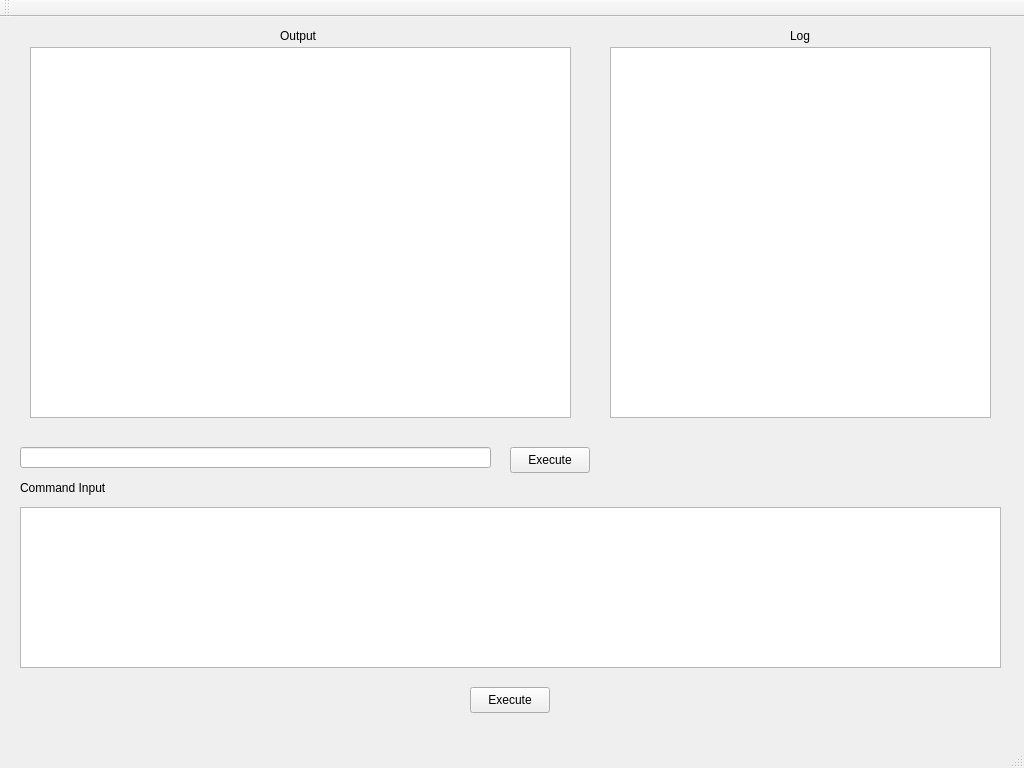
<?xml version="1.0" encoding="UTF-8"?>
<ui version="4.0">
 <class>MainWindow</class>
 <widget class="QMainWindow" name="MainWindow">
  <property name="geometry">
   <rect>
    <x>0</x>
    <y>0</y>
    <width>1024</width>
    <height>768</height>
   </rect>
  </property>
  <property name="minimumSize">
   <size>
    <width>1024</width>
    <height>768</height>
   </size>
  </property>
  <property name="maximumSize">
   <size>
    <width>1024</width>
    <height>768</height>
   </size>
  </property>
  <property name="windowTitle">
   <string>MainWindow</string>
  </property>
  <widget class="QWidget" name="centralWidget">
   <widget class="QTextEdit" name="textInput">
    <property name="geometry">
     <rect>
      <x>20</x>
      <y>490</y>
      <width>981</width>
      <height>161</height>
     </rect>
    </property>
   </widget>
   <widget class="QTextEdit" name="textOutput">
    <property name="geometry">
     <rect>
      <x>30</x>
      <y>30</y>
      <width>541</width>
      <height>371</height>
     </rect>
    </property>
    <property name="readOnly">
     <bool>true</bool>
    </property>
   </widget>
   <widget class="QTextEdit" name="textLog">
    <property name="geometry">
     <rect>
      <x>610</x>
      <y>30</y>
      <width>381</width>
      <height>371</height>
     </rect>
    </property>
    <property name="readOnly">
     <bool>true</bool>
    </property>
   </widget>
   <widget class="QLabel" name="labelOutput">
    <property name="geometry">
     <rect>
      <x>280</x>
      <y>10</y>
      <width>54</width>
      <height>18</height>
     </rect>
    </property>
    <property name="text">
     <string>Output</string>
    </property>
   </widget>
   <widget class="QLabel" name="labelLog">
    <property name="geometry">
     <rect>
      <x>790</x>
      <y>10</y>
      <width>54</width>
      <height>18</height>
     </rect>
    </property>
    <property name="text">
     <string>Log</string>
    </property>
   </widget>
   <widget class="QPushButton" name="exec">
    <property name="geometry">
     <rect>
      <x>470</x>
      <y>670</y>
      <width>80</width>
      <height>26</height>
     </rect>
    </property>
    <property name="text">
     <string>Execute</string>
    </property>
   </widget>
   <widget class="QLabel" name="labelInput">
    <property name="geometry">
     <rect>
      <x>20</x>
      <y>460</y>
      <width>111</width>
      <height>21</height>
     </rect>
    </property>
    <property name="text">
     <string>Command Input</string>
    </property>
   </widget>
   <widget class="QLineEdit" name="fileName">
    <property name="geometry">
     <rect>
      <x>20</x>
      <y>430</y>
      <width>471</width>
      <height>21</height>
     </rect>
    </property>
   </widget>
   <widget class="QPushButton" name="execFile">
    <property name="geometry">
     <rect>
      <x>510</x>
      <y>430</y>
      <width>80</width>
      <height>26</height>
     </rect>
    </property>
    <property name="text">
     <string>Execute</string>
    </property>
   </widget>
  </widget>
  <widget class="QMenuBar" name="menuBar">
   <property name="geometry">
    <rect>
     <x>0</x>
     <y>0</y>
     <width>1024</width>
     <height>22</height>
    </rect>
   </property>
  </widget>
  <widget class="QToolBar" name="mainToolBar">
   <attribute name="toolBarArea">
    <enum>TopToolBarArea</enum>
   </attribute>
   <attribute name="toolBarBreak">
    <bool>false</bool>
   </attribute>
  </widget>
  <widget class="QStatusBar" name="statusBar"/>
 </widget>
 <layoutdefault spacing="6" margin="11"/>
 <resources/>
 <connections/>
</ui>
